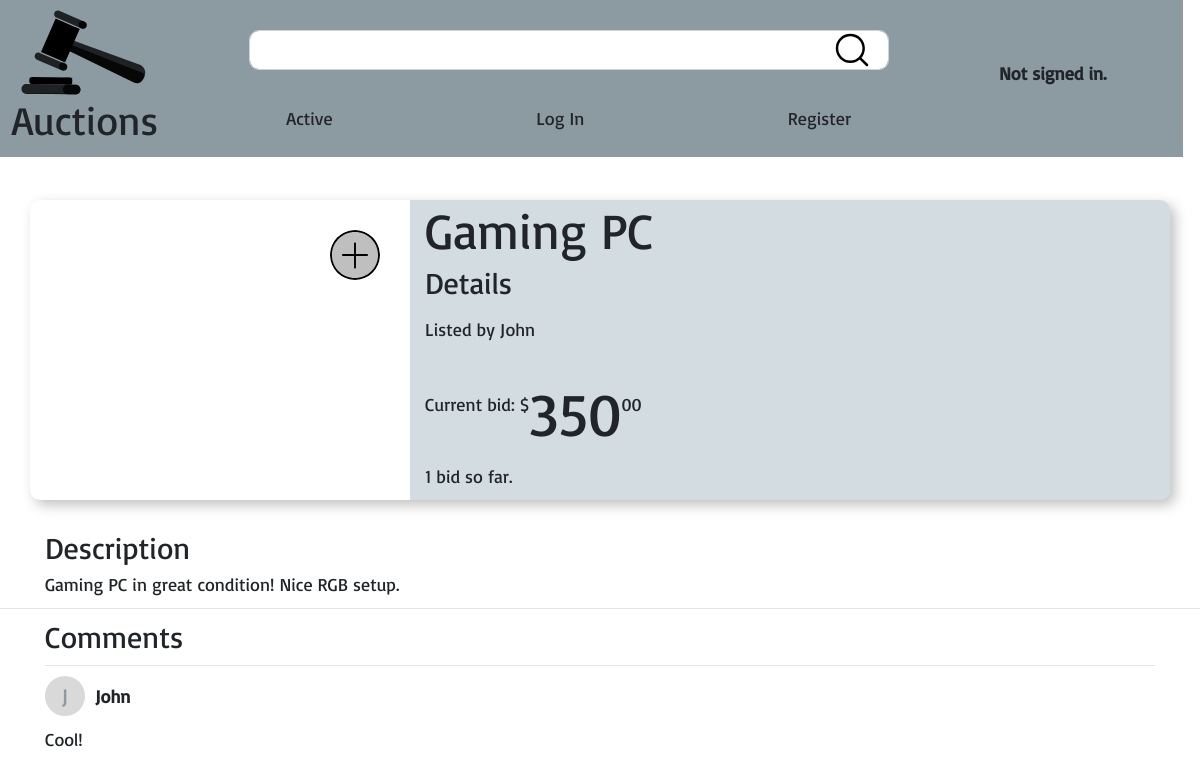
Page /auctions/listings/1 on the committed database.
### auctions/models.py (models this page shows, shortened)
class Listing(models.Model):
    active = models.BooleanField(default=True)
    title = models.CharField(max_length=64)
    description = models.TextField()
    start_bid = models.DecimalField(max_digits=8, decimal_places=2)
    seller = models.ForeignKey(User, on_delete=models.CASCADE, related_name='listings')
    image = models.URLField(null=True, blank=True)
    category_choices = [
        ('Electronics', 'Electronics'),
        ('Fashion', 'Fashion'),
        ('Health', 'Health'),
        ('Hobby', 'Hobby'),
        ('Sports', 'Sports'),
        ('Pets', 'Pets')
    ]
    category = models.CharField(max_length=11, choices=category_choices, null=True, blank=True)
    time_created = models.DateTimeField(auto_now = True)

class User(AbstractUser):
    pass

class Comment(models.Model):
    listing = models.ForeignKey(Listing, on_delete=models.CASCADE, related_name='comments')
    user = models.ForeignKey(User, on_delete=models.CASCADE, related_name='comments')
    comment = models.TextField()
    time_created = models.DateTimeField(auto_now = True)

### auctions/views.py (the view)
# urls.py: path('listings/<int:id>', views.listings, name='listings'),
def listings(request, id):
    if Listing.objects.filter(id=id).exists():
        user = User.objects.filter(username=request.user)
        if user:
            user = user.get()
        listing = get_listing_info(id, user, True)
        return render(request, 'auctions/listing.html', {
                    'listing': listing, 'page': 'listings', 'args': id
                })

### auctions/templates/auctions/listing.html (shortened to what this page needs)
{% extends 'auctions/layout.html' %}
{% block body %}
<section class="container">
    <div id="listing-body" class="row">
        <div class="col-lg-4 p-0">
            <a href="{% url 'add_to_watchlist' id=listing.id page=page args=args %}">
            </a>
        </div>
        <div id="listing-text" class="col-lg-8 d-flex flex-column justify-content-center">
            <h2>{{ listing.title }}</h2>
            <h3>Details</h3>
            <p class="mt-3 mb-0">Listed by
                {% if listing.seller == user.username %}
                you
                {% else %}
                {{ listing.seller }}
            {% endif %}</p>
            <p class="mb-5">
                {% if listing.active %}
                    Current
                {% else %}
                    Winning
                {% endif %}
                bid: $<span class="bid_dollars">{{ listing.bid_dollars }}</span>{{ listing.bid_cents|stringformat:"02d" }}</p>
            <p>{{ listing.num_bids }} bid{% if listing.num_bids != 1 %}s{% endif %}{% if listing.active %}
                    so far{% endif %}.
            </p>
        </div>
    </div>
    <h3 class="mt-5">Description</h3>
            <p>{{ listing.description }}</p>
    </section>
        <hr>
        <section class="container">
        <h3>Comments</h3>
        {% if not listing.comments %}
            <p>No comments yet</p>
        {% else %}
            {% for comment in listing.comments %}
                <hr>
                <div class="d-flex align-items-center">
                <p id="comment-profile" class="mr-3">{{ comment.username.0|upper }}</p>
                <p><strong>{{ comment.username }}</strong></p>
                </div>
                <p>{{ comment.comment }}</p>
            {% endfor %}
        {% endif %}
</section>
{% endblock %}

### auctions/templates/auctions/layout.html (shortened to what this page needs)
{% load static %}
<!DOCTYPE html>
<html lang="en">
    <head>
       <link rel="stylesheet" href="https://stackpath.bootstrapcdn.com/bootstrap/4.4.1/css/bootstrap.min.css">
        <link href="{% static 'auctions/styles.css' %}" rel="stylesheet">
    </head>
    <body>
        <section id="nav-bar" class="row">
                <div id="logo" class="col-4 col-md-3 col-lg-2 d-flex flex-column justify-content-center align-items-center">
                    <img src="{% static 'auctions/logo.svg' %}" alt="">
                    <h1>Auctions</h1>
                </div>
                <div class=" col-4 col-md-7 col-lg-8 row">
                    <form id="search-bar"action="{% url 'search' %}" class=" px-0 pt-3 pt-md-5 offset-1 col-md-10 d-flex align-items-center form-group">
                        <input id="search-bar-text" class="form-control" name="q" type="text">
                        <a id="search-bar-button" href="javascript:{}" onclick="document.getElementById('search-bar').submit();">
                            <img src="{% static 'auctions/search_icon.svg' %}"  class="bx bx-search">
                        </a>
                    </form>
                    <ul class="nav d-flex justify-content-around py-4 py-md-0 ">
                        <li class="nav-item">
                            <a class="nav-link" href="{% url 'auctions' %}">Active</a>
                        </li>
                        {% if user.is_authenticated %}
                            <li class="nav-item">
                                <a class="nav-link" href="{% url 'watchlist' %}">Watchlist</a>
                            </li>
                            <li class="nav-item">
                                <a class="nav-link" href="{% url 'categories' category='index' %}">Categories</a>
                            </li>
                            <li class="nav-item">
                                <a class="nav-link" href="{% url 'create_listing' %}">New</a>
                            </li>
                        {% else %}
                            <li class="nav-item">
                                <a class="nav-link" href="{% url 'login' %}">Log In</a>
                            </li>
                            <li class="nav-item">
                                <a class="nav-link" href="{% url 'register' %}">Register</a>
                            </li>
                        {% endif %}
                    </ul>
                </div>
            <div id="user-info" class="col-4 col-md-2 d-flex flex-column justify-content-center align-items-center">
                        {% if user.is_authenticated %}
                            <img src="{% static 'auctions/user_icon.svg' %}" alt="">
                            <p>{{ user.username }}</p>
                            <a class="" href="{% url 'logout' %}">Log Out</a>
                        {% else %}
                            <p>Not signed in.</p>
                        {% endif %}
                    </div>
        </section>
        <section id="main-page">
        {% block body %}
        {% endblock %}
        </section>
    </body>
</html>

### auctions/static/auctions/styles.css (style rules this page uses)
:root { --card-background: #C0CED5B3; --nav-backgorund: #8c9aa2; }
html { font-size: 62.5%; }
body { font-family: 'Basic'; font-size: 1.8rem; }
#main-page { padding: 5rem 0; }
h1 { font-size: 4rem; }
h2 { font-size: 5rem; }
h3 { font-size: 3rem; }
.bid_dollars { position: relative; top: 2.5rem; font-size: 6rem; }
.nav { padding: 3rem 0; }
.watchlist-toggle { background-color: #bfbfbf; border-radius: 50%; top: 3rem; right: 3rem; position: absolute; z-index: 9; }
#comment-profile { background-color: #D9D9D9; color: var(--nav-backgorund); border-radius: 50%; font-size: 22px; line-height: 4rem; width: 4rem; height: 4rem; text-align: center; }
#listing-body { border-radius: 1rem; box-shadow: 5px 5px 13px 0px rgba(0, 0, 0, 0.25); overflow: hidden; position: relative; }
#listing-text { background-color: var(--card-background); }
& #user-info { font-weight: 600; }
#search-bar-text { font-size: 1.5rem; height: 4rem; border-radius: 1rem; flex-grow: 1; }
@media only screen and (min-width: 768px) { #search-bar-text { font-size: 3rem; } }
@media only screen and (min-width: 768px) { body { padding: 15rem 0 5rem 0; } }

### rows in the picture
Listing: title "Gaming PC", description "Gaming PC in great condition! Nice RGB setup."
User: seller "John"
Comment: username.0 "J", username "John", comment "Cool!"

### other values in the picture
{{ listing.bid_dollars }} "350"
{{ listing.bid_cents|stringformat:"02d" }} "00"
{{ listing.num_bids }} "1"
